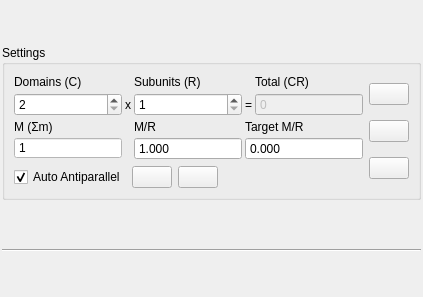
<?xml version="1.0" encoding="UTF-8"?>
<ui version="4.0">
 <class>Form</class>
 <widget class="QWidget" name="Form">
  <property name="geometry">
   <rect>
    <x>0</x>
    <y>0</y>
    <width>423</width>
    <height>297</height>
   </rect>
  </property>
  <property name="windowTitle">
   <string>Form</string>
  </property>
  <layout class="QVBoxLayout" name="verticalLayout">
   <property name="leftMargin">
    <number>2</number>
   </property>
   <property name="topMargin">
    <number>2</number>
   </property>
   <property name="rightMargin">
    <number>2</number>
   </property>
   <property name="bottomMargin">
    <number>2</number>
   </property>
   <item>
    <widget class="QGroupBox" name="config">
     <property name="sizePolicy">
      <sizepolicy hsizetype="Preferred" vsizetype="Fixed">
       <horstretch>0</horstretch>
       <verstretch>0</verstretch>
      </sizepolicy>
     </property>
     <property name="maximumSize">
      <size>
       <width>16777215</width>
       <height>155</height>
      </size>
     </property>
     <property name="title">
      <string>Settings</string>
     </property>
     <layout class="QGridLayout" name="settings_area">
      <item row="1" column="5">
       <layout class="QGridLayout" name="gridLayout">
        <property name="sizeConstraint">
         <enum>QLayout::SetMinimumSize</enum>
        </property>
        <property name="spacing">
         <number>3</number>
        </property>
        <item row="1" column="1">
         <widget class="QLabel" name="times">
          <property name="text">
           <string>x</string>
          </property>
          <property name="alignment">
           <set>Qt::AlignCenter</set>
          </property>
         </widget>
        </item>
        <item row="1" column="2">
         <widget class="QSpinBox" name="symmetry">
          <property name="sizePolicy">
           <sizepolicy hsizetype="Expanding" vsizetype="Fixed">
            <horstretch>0</horstretch>
            <verstretch>0</verstretch>
           </sizepolicy>
          </property>
          <property name="statusTip">
           <string>Symmetry factor; number of total subunits of m length</string>
          </property>
          <property name="suffix">
           <string/>
          </property>
          <property name="minimum">
           <number>1</number>
          </property>
         </widget>
        </item>
        <item row="1" column="4">
         <widget class="QSpinBox" name="total_count">
          <property name="enabled">
           <bool>false</bool>
          </property>
          <property name="sizePolicy">
           <sizepolicy hsizetype="Expanding" vsizetype="Fixed">
            <horstretch>0</horstretch>
            <verstretch>0</verstretch>
           </sizepolicy>
          </property>
          <property name="statusTip">
           <string>Total number of domains, including domains from all subunits</string>
          </property>
          <property name="readOnly">
           <bool>false</bool>
          </property>
          <property name="buttonSymbols">
           <enum>QAbstractSpinBox::NoButtons</enum>
          </property>
          <property name="suffix">
           <string/>
          </property>
          <property name="minimum">
           <number>0</number>
          </property>
          <property name="maximum">
           <number>999999</number>
          </property>
         </widget>
        </item>
        <item row="0" column="0">
         <widget class="QLabel" name="label_2">
          <property name="toolTip">
           <string/>
          </property>
          <property name="statusTip">
           <string>Number of domains for each subunit of domains</string>
          </property>
          <property name="text">
           <string>Domains (C)</string>
          </property>
         </widget>
        </item>
        <item row="1" column="3">
         <widget class="QLabel" name="equals">
          <property name="text">
           <string>=</string>
          </property>
          <property name="alignment">
           <set>Qt::AlignCenter</set>
          </property>
         </widget>
        </item>
        <item row="1" column="0">
         <widget class="QSpinBox" name="subunit_count">
          <property name="sizePolicy">
           <sizepolicy hsizetype="Expanding" vsizetype="Fixed">
            <horstretch>0</horstretch>
            <verstretch>0</verstretch>
           </sizepolicy>
          </property>
          <property name="statusTip">
           <string>Number of domains for each subunit of domains</string>
          </property>
          <property name="suffix">
           <string/>
          </property>
          <property name="minimum">
           <number>2</number>
          </property>
          <property name="maximum">
           <number>999</number>
          </property>
         </widget>
        </item>
        <item row="0" column="2">
         <widget class="QLabel" name="label">
          <property name="toolTip">
           <string>Symmetry factor</string>
          </property>
          <property name="statusTip">
           <string>Symmetry factor; number of total subunits of m length</string>
          </property>
          <property name="text">
           <string>Subunits (R)</string>
          </property>
         </widget>
        </item>
        <item row="0" column="4">
         <widget class="QLabel" name="label_3">
          <property name="toolTip">
           <string/>
          </property>
          <property name="statusTip">
           <string>Total number of domains, including domains from all subunits</string>
          </property>
          <property name="text">
           <string>Total (CR)</string>
          </property>
         </widget>
        </item>
        <item row="4" column="3" colspan="2">
         <widget class="QDoubleSpinBox" name="target_M_over_R">
          <property name="enabled">
           <bool>true</bool>
          </property>
          <property name="sizePolicy">
           <sizepolicy hsizetype="Expanding" vsizetype="Fixed">
            <horstretch>0</horstretch>
            <verstretch>0</verstretch>
           </sizepolicy>
          </property>
          <property name="statusTip">
           <string>The sum the interior angle multiple for all the domains in a given subunit needs to be for the tube to be closed</string>
          </property>
          <property name="styleSheet">
           <string notr="true"/>
          </property>
          <property name="readOnly">
           <bool>true</bool>
          </property>
          <property name="buttonSymbols">
           <enum>QAbstractSpinBox::NoButtons</enum>
          </property>
          <property name="decimals">
           <number>3</number>
          </property>
          <property name="maximum">
           <double>999.000000000000000</double>
          </property>
         </widget>
        </item>
        <item row="2" column="2">
         <widget class="QLabel" name="label_5">
          <property name="statusTip">
           <string>The sum of the interior angle multiple for all the domains in a given subunit</string>
          </property>
          <property name="text">
           <string>M/R</string>
          </property>
         </widget>
        </item>
        <item row="2" column="3" colspan="2">
         <widget class="QLabel" name="label_6">
          <property name="statusTip">
           <string>The sum the interior angle multiple for all the domains in a given subunit needs to be for the tube to be closed</string>
          </property>
          <property name="text">
           <string>Target M/R</string>
          </property>
         </widget>
        </item>
        <item row="2" column="0">
         <widget class="QLabel" name="label_4">
          <property name="statusTip">
           <string>The sum of the interior angle multiple for all the domains across all subunits</string>
          </property>
          <property name="text">
           <string>M (Σm)</string>
          </property>
         </widget>
        </item>
        <item row="4" column="2">
         <widget class="QDoubleSpinBox" name="M_over_R">
          <property name="enabled">
           <bool>true</bool>
          </property>
          <property name="sizePolicy">
           <sizepolicy hsizetype="Expanding" vsizetype="Fixed">
            <horstretch>0</horstretch>
            <verstretch>0</verstretch>
           </sizepolicy>
          </property>
          <property name="statusTip">
           <string>The sum of the interior angle multiple for all the domains in a given subunit</string>
          </property>
          <property name="styleSheet">
           <string notr="true"/>
          </property>
          <property name="readOnly">
           <bool>true</bool>
          </property>
          <property name="buttonSymbols">
           <enum>QAbstractSpinBox::NoButtons</enum>
          </property>
          <property name="prefix">
           <string/>
          </property>
          <property name="decimals">
           <number>3</number>
          </property>
          <property name="minimum">
           <double>1.000000000000000</double>
          </property>
          <property name="maximum">
           <double>999.000000000000000</double>
          </property>
         </widget>
        </item>
        <item row="4" column="0">
         <widget class="QSpinBox" name="M">
          <property name="enabled">
           <bool>false</bool>
          </property>
          <property name="sizePolicy">
           <sizepolicy hsizetype="Expanding" vsizetype="Fixed">
            <horstretch>0</horstretch>
            <verstretch>0</verstretch>
           </sizepolicy>
          </property>
          <property name="statusTip">
           <string>The sum of the interior angle multiple for all the domains across all subunits</string>
          </property>
          <property name="styleSheet">
           <string notr="true">QSpinBox::disabled{background: rgb(255, 255, 255);
                                                color: rgb(0, 0, 0)}
                                            </string>
          </property>
          <property name="buttonSymbols">
           <enum>QAbstractSpinBox::NoButtons</enum>
          </property>
          <property name="minimum">
           <number>1</number>
          </property>
          <property name="maximum">
           <number>999</number>
          </property>
         </widget>
        </item>
       </layout>
      </item>
      <item row="2" column="5">
       <layout class="QHBoxLayout" name="horizontalLayout">
        <item>
         <widget class="QCheckBox" name="auto_antiparallel">
          <property name="text">
           <string>Auto Antiparallel</string>
          </property>
          <property name="checked">
           <bool>true</bool>
          </property>
         </widget>
        </item>
        <item>
         <widget class="QPushButton" name="rotate_down_button">
          <property name="text">
           <string/>
          </property>
         </widget>
        </item>
        <item>
         <widget class="QPushButton" name="rotate_up_button">
          <property name="text">
           <string/>
          </property>
         </widget>
        </item>
        <item>
         <spacer name="horizontalSpacer">
          <property name="orientation">
           <enum>Qt::Horizontal</enum>
          </property>
          <property name="sizeHint" stdset="0">
           <size>
            <width>40</width>
            <height>20</height>
           </size>
          </property>
         </spacer>
        </item>
       </layout>
      </item>
      <item row="1" column="6" rowspan="2">
       <layout class="QVBoxLayout" name="verticalLayout_2">
        <item>
         <widget class="QPushButton" name="update_table_button">
          <property name="sizePolicy">
           <sizepolicy hsizetype="Fixed" vsizetype="Fixed">
            <horstretch>0</horstretch>
            <verstretch>0</verstretch>
           </sizepolicy>
          </property>
          <property name="text">
           <string/>
          </property>
         </widget>
        </item>
        <item>
         <widget class="QPushButton" name="save_domains_button">
          <property name="sizePolicy">
           <sizepolicy hsizetype="Fixed" vsizetype="Fixed">
            <horstretch>0</horstretch>
            <verstretch>0</verstretch>
           </sizepolicy>
          </property>
          <property name="text">
           <string/>
          </property>
         </widget>
        </item>
        <item>
         <widget class="QPushButton" name="load_domains_button">
          <property name="text">
           <string/>
          </property>
         </widget>
        </item>
       </layout>
      </item>
     </layout>
    </widget>
   </item>
   <item>
    <widget class="Line" name="line">
     <property name="orientation">
      <enum>Qt::Horizontal</enum>
     </property>
    </widget>
   </item>
  </layout>
 </widget>
 <resources/>
 <connections/>
</ui>
